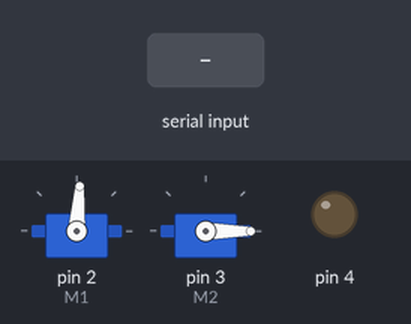
The sketch below on a simulated Arduino Uno, built with avr-gcc and run on an emulated ATmega328P. Shown: 2 × servo, output pins drawn as LEDs (lit = HIGH). The inputs (shaded band) are chosen by the test bench.

Above: at 1.3 s.
1.4 s: "1,\n" received over Serial
At 2.8 s:
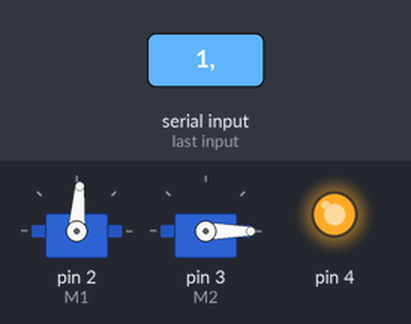
3.1 s: "0,\n" received over Serial
At 4.1 s:
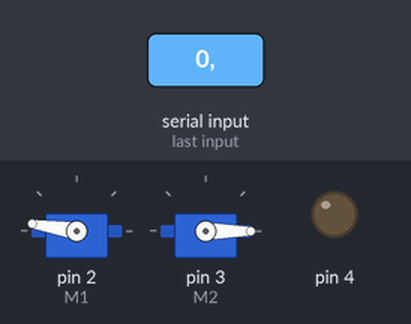
4.7 s: "1,90,45\n" received over Serial
At 5.4 s:
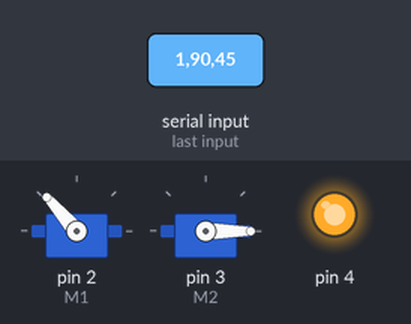
6.3 s: "1,90\n" received over Serial
At 7.6 s:
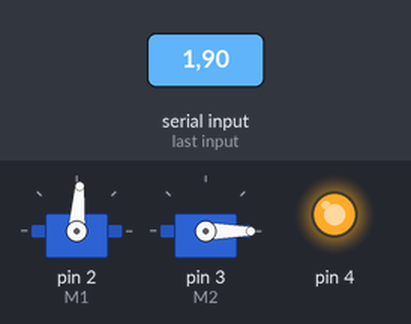
7.9 s: "1,,45\n" received over Serial
At 9.1 s:
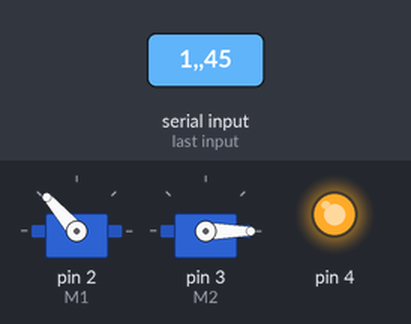
Timing chart, 0 to 10.5 s (numbered marks = the images above; inputs shaded):
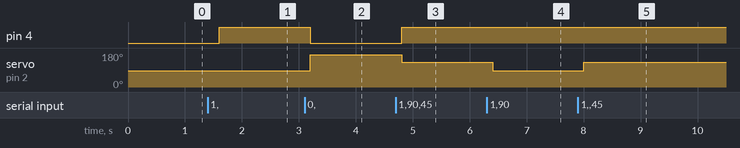

The sketch:

servotest.ino
```cpp
#include <Servo.h>
Servo M1, M2;
String Th1, Th2, tmp;
String readingString;

#define M1_Zero 86 // Hardware Correction
// Range -86 to 86
#define M1_Min -85
#define M1_Max 85

#define M2_Zero 0
// Range 0 to 60
#define M2_Min 0
#define M2_Max 60

void Move_Motors(int th1, int th2)
{
  if(th1<M1_Min) th1=M1_Min;
  if(th1>M1_Max) th1=M1_Max;

  if(th2<M2_Min) th2=M2_Min;
  if(th2>M2_Max) th2=M2_Max;

  M1.write(M1_Zero+th1);
  M2.write(M2_Zero+th2);
}

String getValue(String data, char separator, int index)
{
  int found = 0;
  int strIndex[] = {0, -1};
  int maxIndex = data.length()-1;

  for(int i=0; i<=maxIndex && found<=index; i++)
  {
    if(data.charAt(i)==separator || i==maxIndex)
    {
      found++;
      strIndex[0] = strIndex[1]+1;
      strIndex[1] = (i == maxIndex) ? i+1 : i;
    }
  }
  return found>index ? data.substring(strIndex[0], strIndex[1]) : "";
}
void setup()
{
  M1.attach(2);
  M2.attach(3);
  Serial.begin(9600);
  pinMode(4, OUTPUT);

  M1.write(M1_Zero);
  M2.write(M2_Zero);
  digitalWrite(4,0);
  Th1 = "0";
  Th2 = "0";
}

void loop()
{
    delay(200);

    if(Serial.available()>=2)
    {
      readingString = Serial.readStringUntil('\n');
      Th1 = getValue(readingString,',',2);
      Th2 = getValue(readingString,',',3);

      while(Serial.available()) tmp = Serial.read();

      if(readingString.startsWith("1,",0))
      {
        digitalWrite(4,1);
        Move_Motors(Th1.toInt(), Th2.toInt());
      }
      else if(readingString.startsWith("0,",0))
      {
        digitalWrite(4,0);
        Move_Motors(M1_Zero, M2_Zero);
      }
   }
}
```

Measured:
- after the input at 1.4 s, pin 4: LOW → HIGH after 0.20 s
- after the input at 3.1 s, pin 4: HIGH → LOW after 0.10 s; servo on pin 2 (M1): 86° → 171° after 0.10 s
- after the input at 4.7 s, pin 4: LOW → HIGH after 0.10 s; servo on pin 2 (M1): 171° → 131° after 0.10 s
- after the input at 6.3 s, servo on pin 2 (M1): 131° → 86° after 0.10 s
- after the input at 7.9 s, servo on pin 2 (M1): 86° → 131° after 0.10 s
